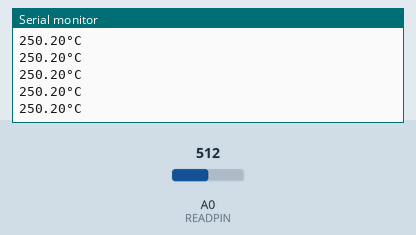
The sketch below on a simulated Arduino Uno, built with avr-gcc and run on an emulated ATmega328P. Parts: the last lines printed to the serial monitor. The inputs (shaded band) are chosen by the test bench; at power-on: A0 (READPIN) = 512.

Above: at 1.2 s.
1.3 s: A0 (READPIN) set to 716
At 1.56 s:
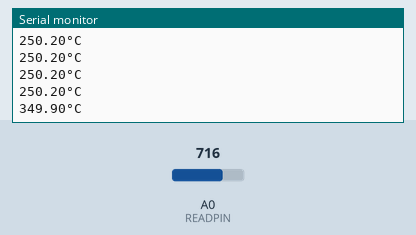
2.8 s: A0 (READPIN) set to 900
At 2.97 s:
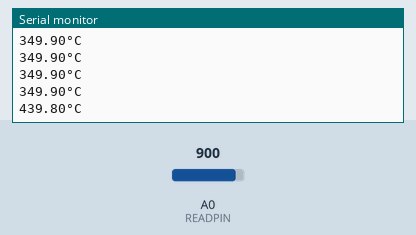
Timing chart, 0 to 5.8 s (numbered marks = the images above; inputs shaded):
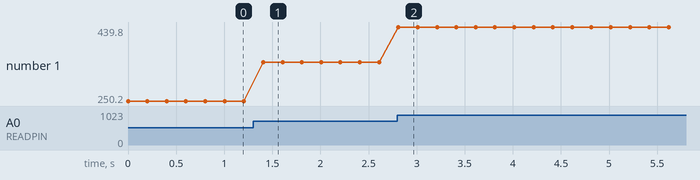

The sketch:

Ex09Temp.ino
```cpp
#define READPIN A0


void setup() {
  // put your setup code here, to run once:
//pinMode(READPIN, INPUT);
Serial.begin(115200);

}

void loop() {
  // put your main code here, to run repeatedly:
int a = analogRead(READPIN);
a = map(a,0,1023,0,5000);
float b = (float)a;
b = (b/10);
Serial.print(b);
Serial.print(u8"\u00b0");
//Serial.write(176);
Serial.write(67);
Serial.println();
delay(200);

}
```

Measured:
- after the input at 1.3 s, the serial monitor: prints a new line after 0.11 s (image 1)
- after the input at 2.8 s, the serial monitor: prints a new line at once (image 2)
- plotted number 1: 250.2 → 349.9 after the input at 1.3 s, 349.9 → 439.8 after the input at 2.8 s
